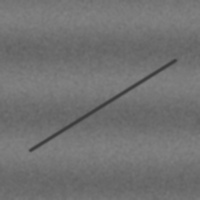
#> input picture practice/demo_images/steel_scratch.png, 200 x 200 px, found by its file name
$ python 'day007 practice(rest2).py'
#> lines starting #> are read from the running program, lines starting #| are printed output that depends on the picture
# ---------------- 任务 1:读一张图,亲眼看看"图片是数字"      ★★★ 必做 ----------------
# ① 用 cv2.imread 读 practice/demo_images/steel_scratch.png(划痕图)
# ② print 它的 shape 和 dtype
# ③ print img[0, 0] 和 img[100, 100](两个像素的值)
# ④ 思考题(把答案写在注释里):一张 200x200 的灰度图一共存了多少个数?
# 提示:
#   如果 print 出 None,99% 是路径错了 —— 从工作目录 defect_detection 算起


print("Mission 1:")
import cv2
import numpy as np
img = cv2.imread("practice/demo_images/steel_scratch.png", cv2.IMREAD_GRAYSCALE)
#> img is the input picture: shape (200, 200); min 60, max 132, mean 113.7
print("shape:", img.shape)
#| shape: (200, 200)
print("dtype:", img.dtype)
#| dtype: uint8
print("img[0][0]:",img[0][0])
#| img[0][0]: 114
print("img[100][100]:",img[100][100])
#| img[100][100]: 113

# ---------------- 任务 2:灰度化 + 保存      ★★★ 必做 ----------------
# ① 读 practice/demo_images/color_part.png(彩色图)
# ② 用 cvtColor 转灰度,print 转换前后的 shape(3 个数字 -> 2 个数字)
# ③ 把灰度图保存到 practice/out/gray_color_part.png
# ④ 在 PyCharm 左侧文件树里点开两张图对比,肉眼看看差别
# 提示:
#   practice/out/ 文件夹我已经建好了。程序员的写法是用下面这行自动建,
#   想练 day6 学的 os 模块可以自己加上:
#       import os
#       os.makedirs("practice/out", exist_ok=True)
#   为什么彩色转灰度有意义?真实 NEU-DET 数据全是灰度图,
#   颜色对检测没帮助,去掉它数据量少 2/3,还排除干扰。


print("Mission 2:")
color = cv2.imread("practice/demo_images/color_part.png")
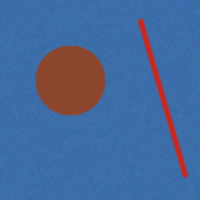
#> input picture practice/demo_images/color_part.png, 200 x 200 px, found by its file name
#> color is the input picture: shape (200, 200, 3); mean B, G, R 154.4, 104.2, 70.4
gray = cv2.cvtColor(color, cv2.COLOR_BGR2GRAY)
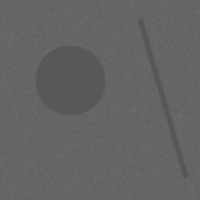
#> gray: shape (200, 200); min 87, max 108, mean 99.8
print("彩色shape:", color.shape)   # (200, 200, 3)
#| 彩色shape: (200, 200, 3)
print("灰色shape:", gray.shape)    # (200, 200) -> 第三维没了
#| 灰色shape: (200, 200)
# 输出一律写进 practice/out/,不要写回素材目录(会覆盖原图)
cv2.imwrite("practice/out/gray_color_part.png", gray)
print("保存成功？", gray is not None)   # is not None = 不是空的 = 存进去了
#| 保存成功？ True

# ---------------- 任务 3:缩放      ★★ 推荐 ----------------
# ① 读 steel_clean.png,缩成原来的一半(高宽各除以 2),print 新 shape
# ② 再把它拉伸成 800x800(会变形,没关系,看到效果就行),保存到 practice/out/big.png
# ③ print 原来 shape 和 800x800 的 shape,算一算像素总数变成了几倍
# 提示:
#   cv2.resize 的第二个参数是 (宽, 高) —— 故意和 shape 的 (高, 宽) 相反,记住这个坑
#   为什么要会缩放?10/12 用 YOLO 时,图片会被统一缩放到 640x640 再喂给模型,
#   今天先手动体验一次


print("Mission 3:")


# ---------------- 任务 4:高斯滤波(去噪)      ★★★ 必做 ----------------
# ① 读 steel_pitted.png(麻点图),转灰度
# ② 做 3 个版本:原图、GaussianBlur(k=5)、GaussianBlur(k=15),全存到 practice/out/
#    文件名:blur_0.png / blur_5.png / blur_15.png
# ③ 在 PyCharm 里点开对比,回答(写注释里):
#    - k=5 时麻点怎么了?
#    - k=15 时划痕/边缘还清楚吗?这说明"模糊"是把什么变没了、什么也变没了?
# 提示:
#   k 必须是奇数!写 (4,4) 会直接报错,亲手试一次印象更深(试完改回 5)
#   为什么这很重要:10/10 的 Canny 边缘检测对噪点极其敏感 ——
#   一堆噪点会被它当成一堆假边缘。所以真实流程永远是"先滤波、再找边缘"。


print("Mission 4:")
img = cv2.imread("practice/demo_images/steel_pitted.png", cv2.IMREAD_GRAYSCALE)
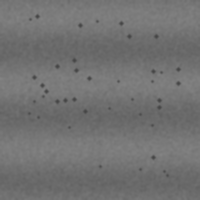
#> input picture practice/demo_images/steel_pitted.png, 200 x 200 px, found by its file name
#> img is the input picture: shape (200, 200); min 69, max 132, mean 114.1
b5 = cv2.GaussianBlur(img, (5, 5), 0)
b15 = cv2.GaussianBlur(img, (15, 15), 0)
cv2.imwrite("practice/out/blur_0.png", img)
cv2.imwrite("practice/out/blur_5.png", b5)
cv2.imwrite("practice/out/blur_15.png", b15)
print("已保存三张图,可在文件树里点开对比")
# 观察:k=5 时麻点基本消失;k=15 时整张图发糊、轧制纹路也被抹掉。
# 结论:模糊抹掉的是"细小变化"(噪点),但缺陷的边缘同样会变糊,所以 k 不是越大越好。

# ---------------- 任务 5:像素统计 —— 检测的雏形      ★★ 推荐 ----------------
# ① 分别读 steel_clean.png 和 steel_inclusion.png,转灰度
# ② 用 np.mean / np.min / np.max 打印两张图的平均亮度、最暗值、最亮值
# ③ 观察:含缺陷那张的 min 是不是明显更小?为什么?
# 提示:
#   想通了 ③ 你就懂了缺陷检测最朴素的原理:缺陷的地方亮度异常(特别暗或特别亮),
#   只要"某个像素的数值异常",它就可能是缺陷 —— 明天的 Canny、后天的 YOLO,
#   都是把这句大白话升级成更聪明、更稳的算法


print("Mission 5:")


# ---------------- 加餐:数一数"异常像素"有几个      ★ 可跳 ----------------
# ① 读 steel_inclusion.png 转灰度,算出平均值 avg
# ② 用 for 循环(不许用别的函数)数出:亮度低于 avg-40 的像素有几个
# ③ 再除以总像素数,算出异常占比(百分比,保留 2 位)
# 这就是 day5"循环统计"的老套路,只不过数的东西从"列表里的数"换成了"图里的像素"
# 提示:
#   两层 for,img.shape 是 (200, 200) -> for i in range(h): for j in range(w):
#   200x200 = 4 万次循环,Python 也就几秒钟,跑得动
# print("Bonus:")
